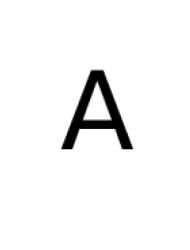
#> input picture Lab4/img/a.jpg, 190 x 250 px, found by its file name
$ python test.py
#> lines starting #> are read from the running program, lines starting #| are printed output that depends on the picture; after the words box and inside, x2 and y2 are one past the last pixel; in counts of white or black regions, pixels touching at a corner belong together
#> further down, src_image is the input picture: shape (250, 190, 3); min 0, max 255, mean 244.8
import cv2
import numpy as np
import time

# [50 lines of commented-out code are left out]

def get_zhang_suen(src_image):
    height0, width0 = src_image.shape
#> height0 = 250; width0 = 190
    height, width = src_image.shape
#> height = 250; width = 190
    # pixels = np.zeros((height, width), dtype=int)
    pixels = np.where(src_image > 127, 1, 0)
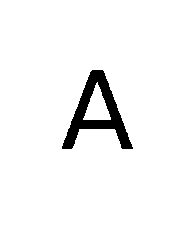
#> pixels: shape (250, 190) int64; values 0 (black) and 1 (white), 96% white; 1 black region, box (x1, y1, x2, y2) and area: (62, 70, 133, 149) 1897
    for y in range(height):
        for x in range(width):
            pixels[y, x] = 1 - round(src_image[y, x] / 255)
    height, width = pixels.shape
    has_changed = True
    while has_changed:
        has_changed = False
        marker = np.zeros((height, width), dtype=int)
        for y in range(1, height - 1):
            for x in range(1, width - 1):
                if pixels[y, x] == 1:
                    P9 = pixels[y - 1, x - 1]
                    P2 = pixels[y - 1, x]
                    P3 = pixels[y - 1, x + 1]
                    P8 = pixels[y, x - 1]
                    P4 = pixels[y, x + 1]
                    P7 = pixels[y + 1, x - 1]
                    P6 = pixels[y + 1, x]
                    P5 = pixels[y + 1, x + 1]

                    sum_neighbors = P2 + P3 + P4 + P5 + P6 + P7 + P8 + P9
                    S = 0
                    if (P3 - P2) == 1: S += 1
                    if (P4 - P3) == 1: S += 1
                    if (P5 - P4) == 1: S += 1
                    if (P6 - P5) == 1: S += 1
                    if (P7 - P6) == 1: S += 1
                    if (P8 - P7) == 1: S += 1
                    if (P9 - P8) == 1: S += 1
                    if (P2 - P9) == 1: S += 1

                    if 2 <= sum_neighbors <= 6 and S == 1 and P2 * P4 * P6 == 0 and P4 * P6 * P8 == 0:
                        marker[y, x] = 1
                        has_changed = True
        height, width = marker.shape
        for y in range(1, height - 1):
            for x in range(1, width - 1):
                if marker[y, x] == 1:
                    pixels[y, x] = 0
                    marker[y, x] = 0
        height, width = pixels.shape
        for y in range(1, height - 1):
            for x in range(1, width - 1):
                if pixels[y, x] == 1:
                    P9 = pixels[y - 1, x - 1]
                    P2 = pixels[y - 1, x]
                    P3 = pixels[y - 1, x + 1]
                    P8 = pixels[y, x - 1]
                    P4 = pixels[y, x + 1]
                    P7 = pixels[y + 1, x - 1]
                    P6 = pixels[y + 1, x]
                    P5 = pixels[y + 1, x + 1]

                    sum_neighbors = P2 + P3 + P4 + P5 + P6 + P7 + P8 + P9
                    S = 0
                    if (P3 - P2) == 1: S += 1
                    if (P4 - P3) == 1: S += 1
                    if (P5 - P4) == 1: S += 1
                    if (P6 - P5) == 1: S += 1
                    if (P7 - P6) == 1: S += 1
                    if (P8 - P7) == 1: S += 1
                    if (P9 - P8) == 1: S += 1
                    if (P2 - P9) == 1: S += 1

                    if 2 <= sum_neighbors <= 6 and S == 1 and P2 * P4 * P8 == 0 and P2 * P6 * P8 == 0:
                        marker[y, x] = 1
                        has_changed = True
        height, width = marker.shape
        for y in range(1, height - 1):
            for x in range(1, width - 1):
                if marker[y, x] == 1: pixels[y, x] = 0
                marker[y, x] = 0
        height, width = pixels.shape
        for y in range(1, height - 1):
            for x in range(1, width - 1):
                if pixels[y, x] == 1:
                    P9 = pixels[y - 1, x - 1]
                    P2 = pixels[y - 1, x]
                    P3 = pixels[y - 1, x + 1]
                    P8 = pixels[y, x - 1]
                    P4 = pixels[y, x + 1]
                    P7 = pixels[y + 1, x - 1]
                    P6 = pixels[y + 1, x]
                    P5 = pixels[y + 1, x + 1]

                    if (abs(1 - P9) * P4 * P6 == 1 or abs(1 - P5) * P8 * P2 == 1 or abs(1 - P3) * P6 * P8 == 1 or abs(1 - P7) * P2 * P4 == 1):
                        pixels[y, x] = 0

        result_image = np.zeros((height0, width0, 4), dtype=np.uint8)
        for y in range(height0):
            for x in range(width0):
                color_value = 1 - pixels[y, x]
                result_image[y, x] = [color_value * 255, color_value * 255, color_value * 255, 255]

        return result_image
#> marker: shape (250, 190) int64; every value is 0
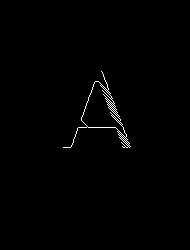
#> pixels: shape (250, 190) int64; values 0 (black) and 1 (white), 0.69% white in thin lines or dots, all inside (x1, y1, x2, y2) = (63, 71, 131, 148)
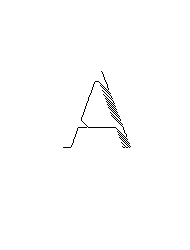
#> result_image: shape (250, 190, 4); mean of channels 0, 1, 2, 3 253.2, 253.2, 253.2, 255; drawn as B, G, R


src_image = cv2.imread('Lab4/img/a.jpg')
src_image = cv2.cvtColor(src_image, cv2.COLOR_BGR2GRAY)

# gray_image = cv2.cvtColor(src_image, cv2.COLOR_BGR2GRAY)

zhang_suen_result = get_zhang_suen(src_image)

cv2.imshow('Zhang-Suen vs OpenCV Thinning', zhang_suen_result)
while True:
    if cv2.waitKey(1) & 0xFF == ord('q'):
#> (key q is pressed here)
        break

cv2.destroyAllWindows()

# Сохраняем результат
# cv2.imwrite('zhang_suen_vs_thinning.jpg', combined_image)
